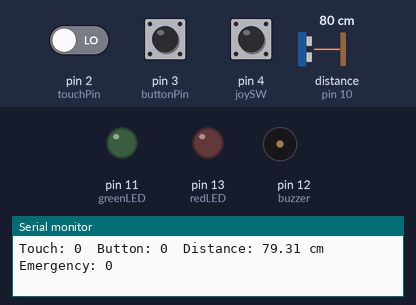
Simulated run of this sketch. Board: Arduino Uno, built with avr-gcc and run on an emulated ATmega328P. On the bench: output pins drawn as LEDs (lit = HIGH), buzzer (waves = sounding), the last lines printed to the serial monitor. Wiring (inferred from the names in the program): ultrasonic range finder: trigger pin 9; echo pin 10. Dashed ring = blinking. The test bench sets the inputs (shaded band); at power-on: pin 4 (joySW) HIGH, pin 2 (touchPin) LOW, pin 3 (buttonPin) LOW, distance to the obstacle (sensor on pin 10) 80 cm. The echo pulse lasts 58.3 µs per cm; pins used as bus, display or sensor lines are not drawn.

Above: at 1.2 s.
1.3 s: pin 4 (joySW) pulled LOW for 0.15 s
At 1.9 s:
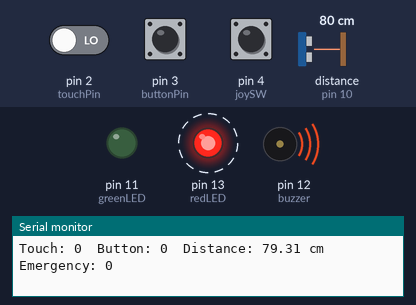
4.4 s: pin 4 (joySW) pulled LOW for 1 s
At 5.3 s:
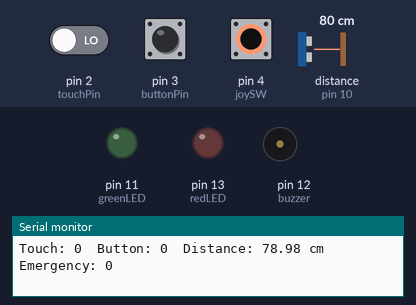
9.9 s: pin 4 (joySW) pulled LOW for 3.2 s
At 10.5 s:
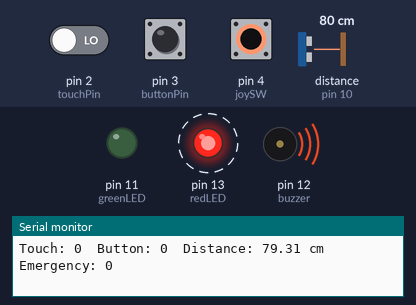
14.6 s: pin 2 (touchPin) driven HIGH and pin 4 (joySW) driven LOW
At 16.1 s:
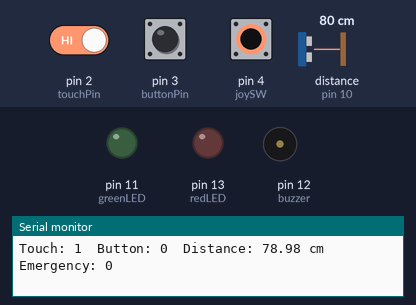
Timing chart, 0 to 17.6 s (numbered marks = the images above; inputs shaded):
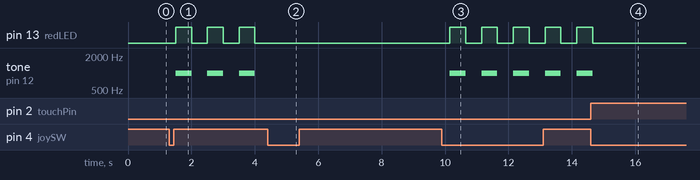

Measured:
- after the input at 1.3 s, pin 13 (redLED): alternates HIGH for 0.50 s and LOW for 0.50 s, starting after 0.20 s; tone on pin 12 (buzzer): alternates 1000 Hz for 0.50 s and silent for 0.50 s, starting after 0.20 s
- after the input at 4.4 s, pin 13 (redLED): stops changing and stays LOW; tone on pin 12 (buzzer): stops changing and stays silent
- after the input at 9.9 s, pin 13 (redLED): alternates HIGH for 0.50 s and LOW for 0.50 s, starting after 0.25 s; tone on pin 12 (buzzer): alternates 1000 Hz for 0.50 s and silent for 0.50 s, starting after 0.25 s
- after the input at 14.6 s, pin 13 (redLED): goes on until 14.7 s, then stays LOW; tone on pin 12 (buzzer): goes on until 14.7 s, then stays silent

The sketch:

sketch_JOYSTICK.ino
```cpp
// ======================================
// Two-Hand Safety Controller
// ======================================

// -------- Pin Definitions --------
const int touchPin = 2;
const int buttonPin = 3;
const int joySW = 4;

const int trigPin = 9;
const int echoPin = 10;

const int greenLED = 11;
const int buzzer = 12;
const int redLED = 13;

// -------- Variables --------
bool emergency = false;
bool lastJoyState = HIGH;

void setup()
{
  Serial.begin(9600);

  pinMode(touchPin, INPUT);
  pinMode(buttonPin, INPUT);
  pinMode(joySW, INPUT_PULLUP);

  pinMode(trigPin, OUTPUT);
  pinMode(echoPin, INPUT);

  pinMode(greenLED, OUTPUT);
  pinMode(redLED, OUTPUT);
  pinMode(buzzer, OUTPUT);

  digitalWrite(greenLED, LOW);
  digitalWrite(redLED, LOW);
}

void loop()
{
  // ===== Emergency Button =====
  bool joyState = digitalRead(joySW);

  if (lastJoyState == HIGH && joyState == LOW)
  {
    emergency = !emergency;
    delay(200); // debounce
  }

  lastJoyState = joyState;

  // ===== Emergency Mode =====
  if (emergency)
  {
    digitalWrite(greenLED, LOW);

    digitalWrite(redLED, HIGH);
    tone(buzzer, 1000);
    delay(500);

    digitalWrite(redLED, LOW);
    noTone(buzzer);
    delay(500);

    return;
  }

  // ===== Read Touch and Button =====
  bool touch = digitalRead(touchPin);
  bool button = digitalRead(buttonPin);

  // ===== Ultrasonic Distance =====
  digitalWrite(trigPin, LOW);
  delayMicroseconds(2);

  digitalWrite(trigPin, HIGH);
  delayMicroseconds(10);

  digitalWrite(trigPin, LOW);

  long duration = pulseIn(echoPin, HIGH);

  float distance = duration * 0.034 / 2.0;

  // ===== Serial Monitor =====
  Serial.print("Touch: ");
  Serial.print(touch);

  Serial.print("  Button: ");
  Serial.print(button);

  Serial.print("  Distance: ");
  Serial.print(distance);

  Serial.print(" cm  Emergency: ");
  Serial.println(emergency);

  // ===== Safety Logic =====
  if (touch == HIGH && button == HIGH && distance <= 30)
  {
    digitalWrite(greenLED, HIGH);
    digitalWrite(redLED, LOW);
    noTone(buzzer);
  }
  else
  {
    digitalWrite(greenLED, LOW);
    digitalWrite(redLED, LOW);
    noTone(buzzer);
  }

  delay(50);
}
```
